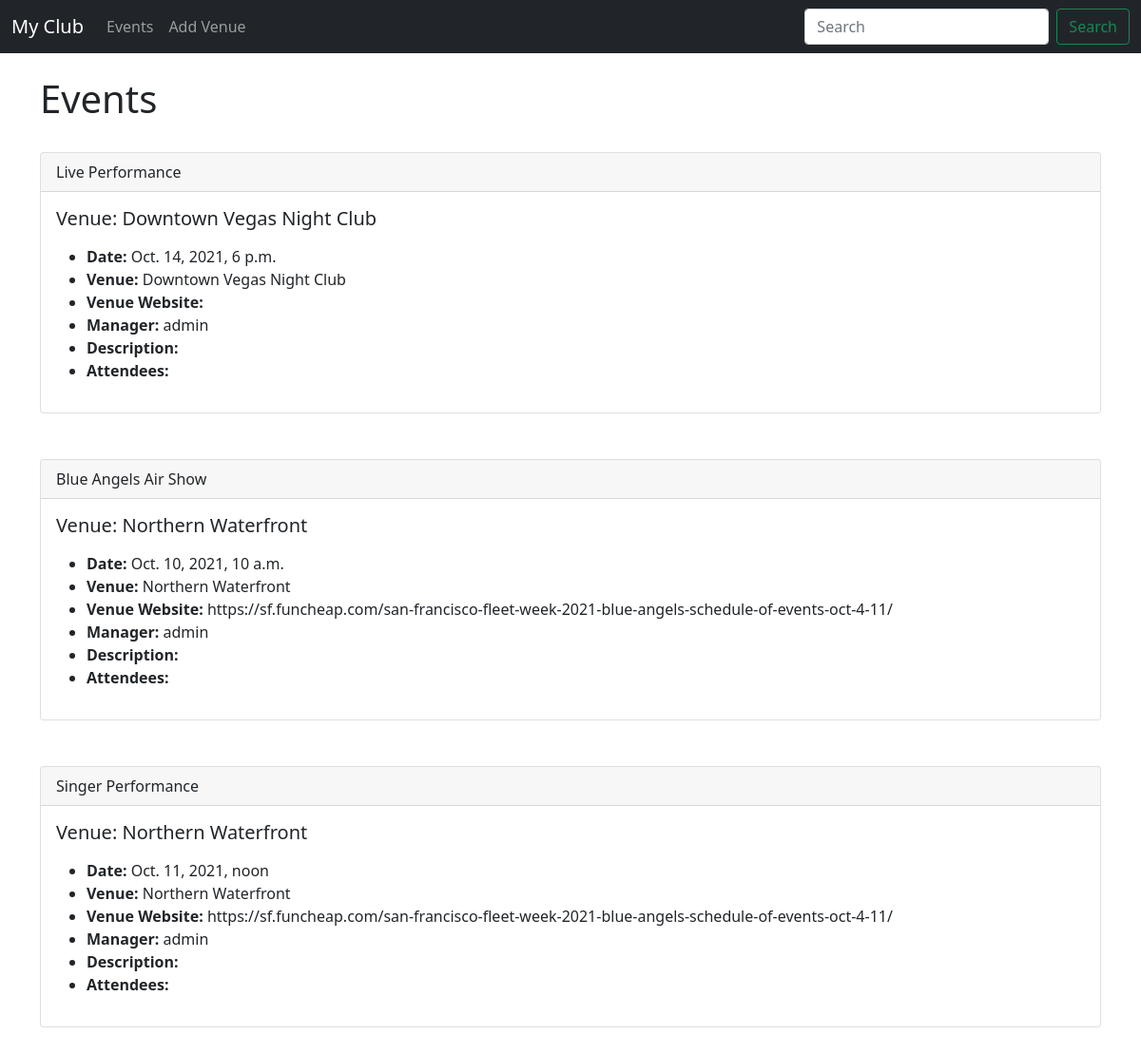
The app's page /events with its own data.
### events/models.py (models this page shows)
class Event(models.Model):
    name = models.CharField('Event Name', max_length=120)
    event_date = models.DateTimeField('Event Date')
    venue = models.ForeignKey(
        Venue, blank=True, null=True, on_delete=models.CASCADE)
    manager = models.ForeignKey(User, blank=True, null=True, on_delete=models.SET_NULL)
    description = models.TextField(blank=True)
    attendees = models.ManyToManyField(MyClubUser, blank=True)
    def __str__(self):
        return self.name

class Venue(models.Model):
    name = models.CharField('Venue Name', max_length=120)
    address = models.CharField(max_length=300)
    zip_code = models.CharField('Zip Code', max_length=15)
    phone = models.CharField('Contact Phone', max_length=25, blank=True)
    web = models.URLField('Website Address', blank=True)
    email_address = models.EmailField('Email Address', blank=True)
    def __str__(self):
        return self.name

### events/views.py (the view)
# urls.py: path('events', views.all_events, name="list-events"),
def all_events(request):
    event_list = Event.objects.all()
    return render(request,
        'events/event_list.html', {
        "event_list": event_list})

### events/templates/events/event_list.html (shortened to what this page needs)
{% extends 'events/base.html' %}
{% block content %}
<h1>Events</h1><br />
{% for event in event_list %}
  <div class="card">
    <div class="card-header">
      {{ event}}
    </div>
    <div class="card-body">
      <h5 class="card-title">Venue: {{ event.venue }}</h5>
      <p class="card-text">
        <ul>
          <li><strong>Date:</strong> {{ event.event_date }}</li>
          <li><strong>Venue:</strong> {{ event.venue }}</li>
          <li><strong>Venue Website:</strong> {{ event.venue.web }}</li>
          <li><strong>Manager:</strong> {{ event.manager }}</li>
          <li><strong>Description:</strong> {{ event.description }}</li>
          <li><strong>Attendees:</strong>
          </li>
        </ul>
      </p>
    </div>
  </div>
  <br /><br />
{% endfor %}
{% endblock %}

### events/templates/events/base.html (shortened to what this page needs)
<!doctype html>
<html lang="en">
<head>
  <link href="https://cdn.jsdelivr.net/npm/bootstrap@5.1.2/dist/css/bootstrap.min.css" rel="stylesheet"
>
</head>
<body>
  {% include 'events/navbar.html' %}
  <br />
  <div class="container">
    {% block content %}
    {% endblock %}
  </div>
</body>
</html>

### events/templates/events/navbar.html (shortened to what this page needs)
<nav class="navbar navbar-expand-lg navbar-dark bg-dark">
  <div class="container-fluid">
    <a class="navbar-brand" href="{% url 'home' %}">My Club</a>
    <div class="collapse navbar-collapse" id="navbarSupportedContent">
      <ul class="navbar-nav me-auto mb-2 mb-lg-0">
        <li class="nav-item">
          <a class="nav-link" href="{% url 'list-events' %}">Events</a>
        </li>
        <li class="nav-item">
            <a class="nav-link" href="{% url 'add-venue' %}">Add Venue</a>
          </li>
      </ul>
      <form class="d-flex">
        <input class="form-control me-2" type="search" placeholder="Search" aria-label="Search">
        <button class="btn btn-outline-success" type="submit">Search</button>
      </form>
    </div>
  </div>
</nav>

### records on screen
Event: name "Live Performance", venue "Downtown Vegas Night Club", event_date "Oct. 14, 2021, 6 p.m.", manager "admin"
Event: name "Blue Angels Air Show", venue "Northern Waterfront", event_date "Oct. 10, 2021, 10 a.m.", venue.web "https://sf.funcheap.com/san-francisco-fleet-week-2021-blue-angels-schedule-of-events-oct-4-11/", manager "admin"
Event: name "Singer Performance", venue "Northern Waterfront", event_date "Oct. 11, 2021, noon", venue.web "https://sf.funcheap.com/san-francisco-fleet-week-2021-blue-angels-schedule-of-events-oct-4-11/", manager "admin"
